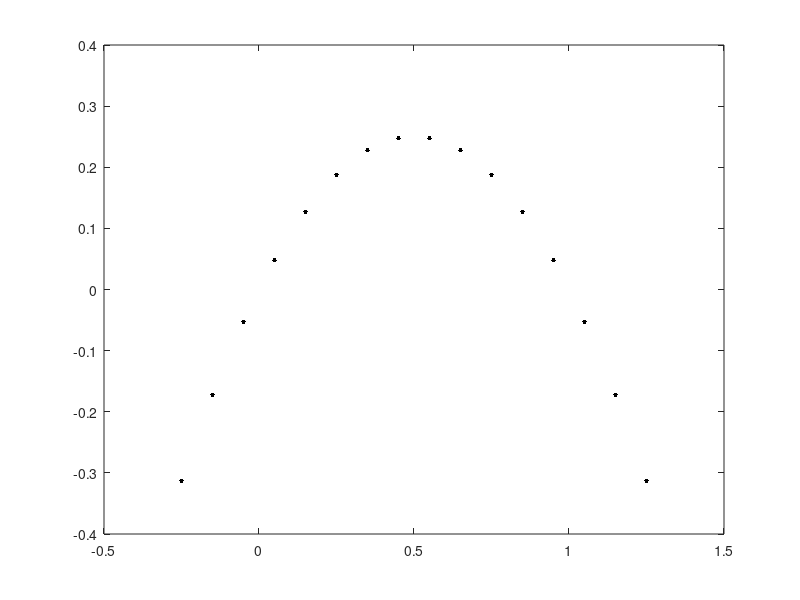

MATLAB code for this plot: (Note: this script raises an error after producing the figure.)
x = -.25:0.1:1.25;


f = @(x) x- x.^2;
figure(1), clf
plot(x, f(x), 'k.', 'Markersize', 10)
hold on
yline(0,'b', 'LineWidth',1)
xlabel("$\omega$", 'Interpreter','latex', 'FontSize',20)
ylabel("$-\alpha_i$", 'Interpreter','latex', 'FontSize',20)
set(gca,'YTickLabel',[]);
set(gca,'XTickLabel',[]);

plot(x(3:4), f(x(3:4)), 'b', x(13:14), f(x(13:14)) ,'b', 'LineWidth',2 )
plot(0, f(0), 'ksquare', 'MarkerSize',10)
plot( 1, f(1), 'ksquare','Markersize',10)

